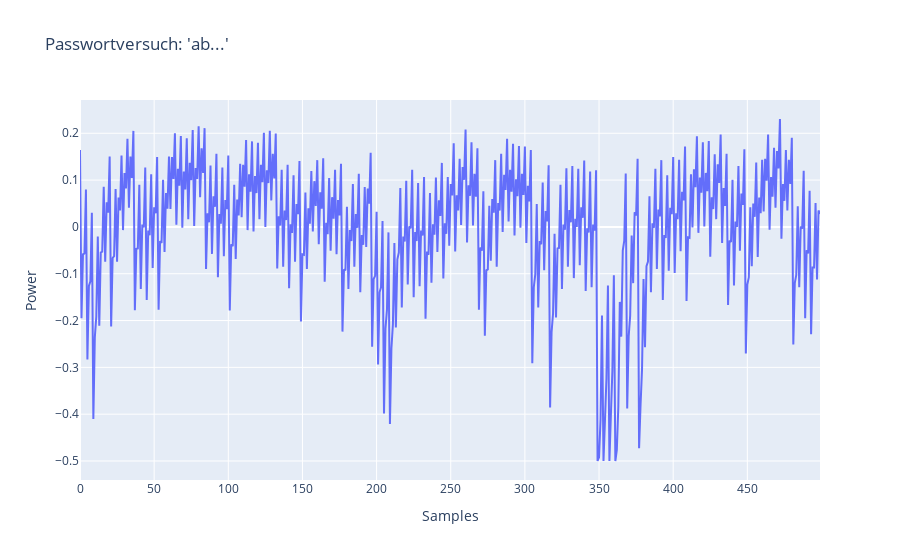

The notebook cell this image was saved under:
### Code cell
fig = pgo.Figure()
fig.add_trace(pgo.Scatter(y=data[2]["trace"]))
fig.layout.title = "Passwortversuch: 'ab...'"
fig.update_layout(xaxis_title="Samples", yaxis_title="Power")
fig.show()

plotly.io.write_image(fig, "/home/stefan/Downloads/hackerkiste 2.png", width=1920, height=800)

### Figure 1 — Plotly figure (JSON) as saved in the notebook; plotly's stock layout.template omitted (floating-point values rounded to 4 significant figures; data arrays with more than 128 entries replaced by an {"elided": "..."} marker saying what was removed)
{"data": [{"type": "scatter", "y": {"elided": "500 float values"}}], "layout": {"title": {"text": "Passwortversuch: 'ab...'"}, "xaxis": {"title": {"text": "Samples"}}, "yaxis": {"title": {"text": "Power"}}}}
